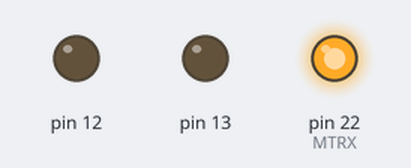
Simulated run of this sketch. Board: Arduino Mega 2560, built with avr-gcc and run on an emulated ATmega2560. Parts: output pins drawn as LEDs (lit = HIGH). What the sketch prints to the serial monitor is not drawn.

Above: at 0.3 s.
At 8.9 s:
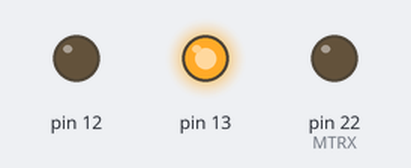
At 17.4 s:
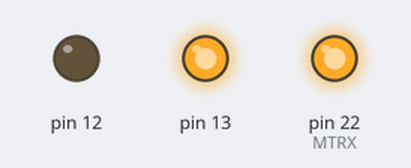
At 18.9 s:
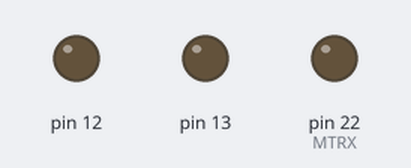
Timing chart, 0 to 26.1 s (numbered marks = the images above):
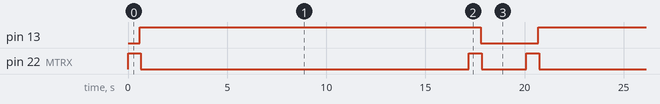

The sketch:

Prueba3Serial.ino
```cpp
// FUNCIONA BELLOOO

const int MTRX =  22;  // HIGH = Driver / LOW = Receptor
const byte STX = 0X02,
           ETX = 0X03,
           ENQ = 0X05,
           ACK = 0X06,
           NAK = 0X15,
           F_C1 = 0X00,
           F_C2 = 0X00; // F_C1 Y FC2 Son los de funcion de caracteres, por ahora no se usara pero para futuro se dejara en la trama

boolean state = HIGH;
union miDato{
   float fval;
   byte  b[4];
}etemp,ehum;

union inDato{
   int ival;
   byte  b[2];
};

union ulDato{
   unsigned long val;
   byte b[4];
};
struct Cadena
  {byte STX;
   inDato Direccion;
   byte ENQ;
   byte Fun;
   miDato dato0;
   miDato dato1;
   inDato dato2;
   inDato dato3;
   byte ETX;
   ulDato CHK;
  } Recibir;
//Enviar.CHK.val;
int lum=0,hum_s=0,
    slave = 10;
unsigned long CHK=0;
void setup() {
Serial1.begin(9600); // send and receive at 9600 baud
Serial.begin(9600);
pinMode(13,OUTPUT);
pinMode(12,OUTPUT);
pinMode(MTRX,OUTPUT);
digitalWrite(MTRX,HIGH);// ESCLAVO
}

void loop() {
  delay(500);
  if(slave==13)slave=10;

  if(digitalRead(MTRX)){ delay(100);EnviarMsj(slave,'R');}
  EsperarACK(50,slave);
  if(Serial1.available() >= (sizeof(Recibir))) //esperamos el inicio de trama
  { recibirEstructura((byte*)&Recibir,sizeof(Recibir));
    CHK = CalculoCHK(Recibir);


    if(CHK == Recibir.CHK.val){
      if(Recibir.Fun=='R')
        {
          LedOnOff(12);// cambio estado del pin
          for(int i=0;i<2;i++)Recibir.Direccion.b[i]-=0x30;
          int direccion = Recibir.Direccion.ival;
          for(int i=0;i<4;i++)Recibir.dato0.b[i]-=0x30;
          etemp.fval = Recibir.dato0.fval;
          for(int i=0;i<4;i++)Recibir.dato1.b[i]-=0x30;
          ehum.fval = Recibir.dato1.fval;
          for(int i=0;i<2;i++)Recibir.dato2.b[i]-=0x30;
          lum=Recibir.dato2.ival;
          for(int i=0;i<2;i++)Recibir.dato3.b[i]-=0x30;
          hum_s=Recibir.dato3.ival;

          Serial.print("ENQ: ");
          Serial.print(Recibir.ENQ);
          Serial.print(" Esclavo: ");
          Serial.print(Recibir.Direccion.ival);
          Serial.print(" temp: ");
          Serial.print(etemp.fval);
          Serial.print(" hum: ");
          Serial.print(ehum.fval);
          Serial.print(" lum: ");
          Serial.print(lum);
           Serial.print(" hum_suelo: ");
          Serial.println(hum_s);
          digitalWrite(MTRX,HIGH); // pongo MAESTRO DE NUEVO COMO EL QUE ENVIAR
          slave++;
          delay(100);
          }
     }
     else {
          Serial.print("Error de recepcion");
          digitalWrite(MTRX,HIGH); // pongo MAESTRO DE NUEVO COMO EL QUE ENVIAR
          slave++;
          delay(100);
          }

  }


}
void EnviarMsj(int direccion, byte Funcion){
    Cadena Enviar;
    Enviar.STX= STX;
    Enviar.ENQ = ENQ;
    Enviar.Fun = Funcion;
    Enviar.Direccion.ival = direccion;// Direccion al esclavo a enviar
    for(int i=0;i<4;i++){
                        Enviar.dato0.b[i]=0x30;
                        Enviar.dato1.b[i]=0x30;
                        }
    for(int i=0;i<2;i++){
                        Enviar.Direccion.b[i]+=0x30;
                         Enviar.dato2.b[i]=0x30;
                         Enviar.dato3.b[i]=0x30;
                         }
    Enviar.ETX = ETX;
    Enviar.CHK.val = CalculoCHK(Enviar);
    for(int i=0;i<4;i++)Enviar.CHK.b[i]+=0x30;
    LedOnOff(13);// cambio estado del pin
    enviarEstructura((byte*)&Enviar, sizeof(Enviar));

 }
     void LedOnOff(int pin){
    if(digitalRead(pin))digitalWrite(pin,LOW);
    else digitalWrite(pin,HIGH);
     }


void enviarEstructura(byte *structurePointer, int structureLength)
{   Serial.write(structurePointer, structureLength); //debug para saber que se envia
    Serial1.write(structurePointer, structureLength);
    Serial1.flush();// espero que la transmision se termine
    delay(30);
    digitalWrite(MTRX,LOW); // pongo MAESTRO DE NUEVO COMO EL QUE ENVIAR
}

void recibirEstructura(byte *structurePointer, int structureLength)
{
    Serial1.readBytes(structurePointer, structureLength);
}

void EsperarACK(unsigned long TiempoEspera, int &slave){
 unsigned long Tiempo =millis();
 while (!Serial.available() && (millis() - Tiempo) < TiempoEspera);
 if((millis() - Tiempo) > TiempoEspera)
    {
      digitalWrite(MTRX,HIGH); // pongo MAESTRO DE NUEVO COMO EL QUE ENVIAR
      slave++;

      }
 }

 unsigned long CalculoCHK(Cadena Enviar)
{ unsigned long Vr =0;
  Vr =Enviar.ENQ +
  (byte)Enviar.Fun+ (byte)Enviar.Direccion.ival+ (byte)Enviar.dato0.fval +
  (byte)Enviar.dato1.fval + (byte)Enviar.dato2.ival + (byte)Enviar.dato3.ival+Enviar.ETX;
   return Vr;
 }
```

Measured:
- by itself, pin 13: alternates HIGH for 17.2 s and LOW for 2.9 s
- by itself, pin 22 (MTRX): repeats every 20.1 s: HIGH 0.65 s, LOW 2.2 s, HIGH 0.65 s, LOW 16.5 s
- by itself, everything shown: repeats every 20.1 s, in 6 steps
